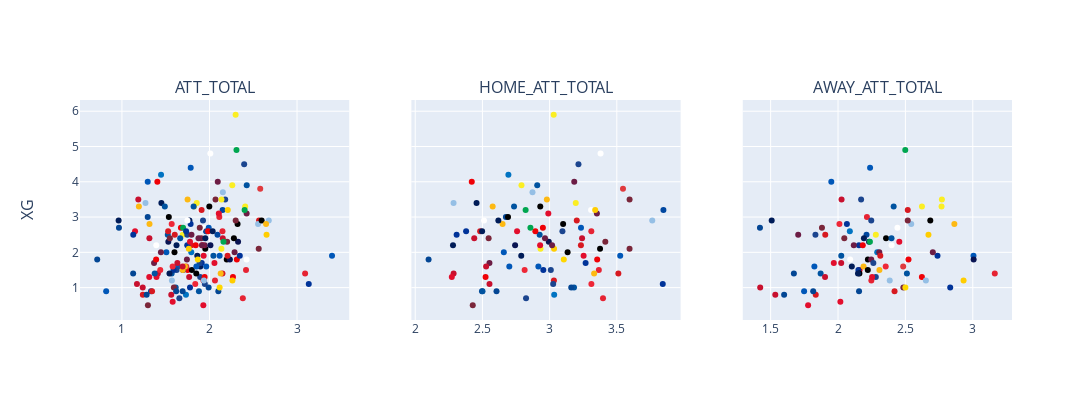

Notebook code cell kept with this figure:
### Code cell
with sqlite3.connect('../data/fpl.db') as con:
    processed_data = pd.read_sql_query('select * from "02_PROCESSED_DATA"', con)
team_df = processed_data[processed_data["TEAM"]=="Manchester City"]
team_df.loc[team_df.index,"OPPONENT_COLOR"] = team_df["OPPONENT"].map(lambda x: colors[x][0])
plot_elos(team_df, ["ATT_TOTAL", "HOME_ATT_TOTAL", "AWAY_ATT_TOTAL"], "XG", "OPPONENT_COLOR", ["OPPONENT", "SEASON"])

### Figure 1 — Plotly figure (JSON) as saved in the notebook; plotly's stock layout.template omitted (floating-point values rounded to 4 significant figures; data arrays with more than 128 entries replaced by an {"elided": "..."} marker saying what was removed)
{"data": [{"marker": {"color": {"elided": "190 str values"}}, "mode": "markers", "showlegend": false, "text": {"elided": "190 str values"}, "type": "scatter", "x": {"elided": "190 float values"}, "xaxis": "x", "y": {"elided": "190 float values"}, "yaxis": "y"}, {"marker": {"color": {"elided": "190 str values"}}, "mode": "markers", "showlegend": false, "text": {"elided": "190 str values"}, "type": "scatter", "x": {"elided": "190 float values"}, "xaxis": "x2", "y": {"elided": "190 float values"}, "yaxis": "y2"}, {"marker": {"color": {"elided": "190 str values"}}, "mode": "markers", "showlegend": false, "text": {"elided": "190 str values"}, "type": "scatter", "x": {"elided": "190 float values"}, "xaxis": "x3", "y": {"elided": "190 float values"}, "yaxis": "y3"}], "layout": {"annotations": [{"font": {"size": 16}, "showarrow": false, "text": "ATT_TOTAL", "x": 0.1444, "xanchor": "center", "xref": "paper", "y": 1, "yanchor": "bottom", "yref": "paper"}, {"font": {"size": 16}, "showarrow": false, "text": "HOME_ATT_TOTAL", "x": 0.5, "xanchor": "center", "xref": "paper", "y": 1, "yanchor": "bottom", "yref": "paper"}, {"font": {"size": 16}, "showarrow": false, "text": "AWAY_ATT_TOTAL", "x": 0.8556, "xanchor": "center", "xref": "paper", "y": 1, "yanchor": "bottom", "yref": "paper"}, {"font": {"size": 16}, "showarrow": false, "text": "XG", "textangle": -90, "x": 0, "xanchor": "right", "xref": "paper", "xshift": -40, "y": 0.5, "yanchor": "middle", "yref": "paper"}], "height": 400, "width": 1200, "xaxis": {"anchor": "y", "domain": [0, 0.2889]}, "xaxis2": {"anchor": "y2", "domain": [0.3556, 0.6444]}, "xaxis3": {"anchor": "y3", "domain": [0.7111, 1]}, "yaxis": {"anchor": "x", "domain": [0, 1]}, "yaxis2": {"anchor": "x2", "domain": [0, 1], "matches": "y", "showticklabels": false}, "yaxis3": {"anchor": "x3", "domain": [0, 1], "matches": "y", "showticklabels": false}}}
